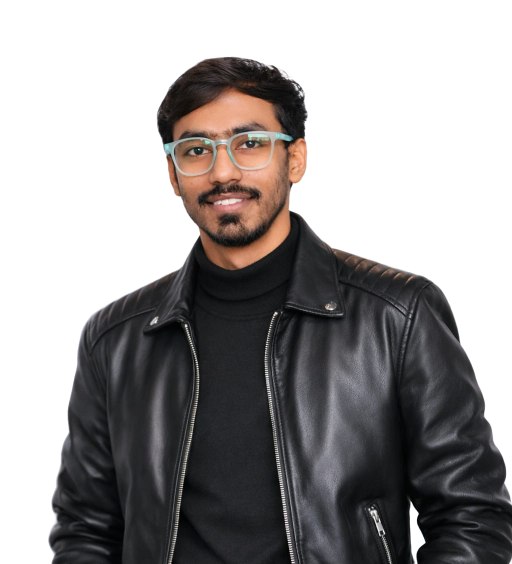
#> input picture assets/profile-banner/portrait.png, 1024 x 1128 px (shown at 1/2 size)
$ python generate.py
#> lines starting #> are read from the running program, lines starting #| are printed output that depends on the picture; after the words box and inside, x2 and y2 are one past the last pixel; in counts of white or black regions, pixels touching at a corner belong together
#!/usr/bin/env python3
"""Generate the animated terminal-style profile banner (dark + light SVGs).

Reads assets/profile-banner/portrait.png (RGBA, transparent background) and
dithers it at native 300x340 panel resolution (Floyd-Steinberg, serpentine)
after histogram-equalization + unsharp-masking, so facial detail survives
against the dark hair/jacket. Most of those dots are static (merged into
compact horizontal-run SVG paths for a small file); a small "traveller"
subset is animated (cx/cy, index-paired via the Hungarian algorithm) so it
periodically morphs into a generic "</>" glyph and back while the static
bulk fades out/in around it. Fully self contained: no JS, no external
resources.

Run with the venv created for this script (has numpy + Pillow + scipy):
    ./.venv-banner/bin/python scripts/banner/generate.py
"""

from __future__ import annotations

import argparse
from dataclasses import dataclass
from pathlib import Path

import numpy as np
from PIL import Image, ImageDraw, ImageEnhance, ImageFilter, ImageOps
from scipy.optimize import linear_sum_assignment
from scipy.spatial.distance import cdist

ROOT = Path(__file__).resolve().parents[2]
ASSETS_DIR = ROOT / "assets" / "profile-banner"
SOURCE_IMAGE = ASSETS_DIR / "portrait.png"

PANEL_W, PANEL_H = 300, 340
TRAVELLER_COUNT = 800
SEED = 20260922

CANVAS_W = 920
CANVAS_H = 520

INFO_ROWS = [
    ("Subject", "Gaurav"),
    ("Role", "Software Engineer"),
    ("Languages", "Python · Java · C++ · TypeScript"),
    ("Frontend", "React · Next.js · Tailwind"),
    ("Backend", "Node · Express · FastAPI"),
    ("AI", "ML · RAG · LLMs · AI Agents"),
    ("Data", "PostgreSQL · MongoDB · Vector DBs"),
    ("Infra", "Git · Docker · GitHub Actions"),
    ("GitHub", "orewagaurav"),
]

MONO_STACK = "'JetBrains Mono','Fira Code',ui-monospace,Menlo,Consolas,monospace"


@dataclass
class Theme:
    name: str
    bg: str
    panel_bg: str
    border: str
    border_soft: str
    text_primary: str
    text_secondary: str
    text_dim: str
    accent_cyan: str
    dot_color: str
    ok_color: str
    live_color: str
    shadow: str
    select_bright: bool  # dark theme draws dots on the photo's LIT pixels


DARK = Theme(
    name="dark", bg="#060810", panel_bg="#0a0d18", border="#232a3d",
    border_soft="#161b2b", text_primary="#e7e9f5", text_secondary="#8b93b0",
    text_dim="#5a6182", accent_cyan="#39e6e0", dot_color="#b0a0ff",
    ok_color="#4ade80", live_color="#ff4d5a", shadow="#02050b", select_bright=True,
)

LIGHT = Theme(
    name="light", bg="#f8f8fc", panel_bg="#ffffff", border="#dcdce6",
    border_soft="#ececf3", text_primary="#1a1b2c", text_secondary="#565b76",
    text_dim="#9a9fb8", accent_cyan="#0e9aa3", dot_color="#221c3d",
    ok_color="#1f9d55", live_color="#e0293a", shadow="#aab7c4", select_bright=False,
)


# ---------------------------------------------------------------------------
# Photo -> dithered dot grid
# ---------------------------------------------------------------------------

def crop_to_bust(im: Image.Image) -> Image.Image:
    """Head-to-upper-chest framing, then fit to the panel aspect."""
    w, h = im.size
    target_ratio = PANEL_H / PANEL_W
    bust_h = int(h * 0.60)
    sub_w = int(bust_h / target_ratio)
    if sub_w > w:
        sub_w = w
        bust_h = int(sub_w * target_ratio)
    left = (w - sub_w) // 2
    return im.crop((left, 0, left + sub_w, bust_h)).resize((PANEL_W, PANEL_H), Image.LANCZOS)


def floyd_steinberg(gray: np.ndarray) -> np.ndarray:
    """Serpentine 1-bit dither; True where a pixel quantizes to white."""
    work = gray.astype(np.float32) / 255.0
    out = np.zeros_like(work, dtype=bool)
    h, w = work.shape
    for y in range(h):
        left_to_right = y % 2 == 0
        xs = range(w) if left_to_right else range(w - 1, -1, -1)
        step = 1 if left_to_right else -1
        for x in xs:
            old = work[y, x]
            new = 1.0 if old >= 0.5 else 0.0
            out[y, x] = bool(new)
            err = old - new
            nx = x + step
            if 0 <= nx < w:
                work[y, nx] += err * 7 / 16
            if y + 1 < h:
                if 0 <= x - step < w:
                    work[y + 1, x - step] += err * 3 / 16
                work[y + 1, x] += err * 5 / 16
                if 0 <= nx < w:
                    work[y + 1, nx] += err * 1 / 16
    return out


def dither_portrait(theme: Theme) -> np.ndarray:
    """Return an (N, 2) array of active-dot grid coordinates for one theme."""
    crop = crop_to_bust(Image.open(SOURCE_IMAGE).convert("RGBA"))
    alpha = np.asarray(crop.getchannel("A"), dtype=np.float32) / 255.0

    if theme.select_bright:
        gray = np.asarray(ImageOps.grayscale(crop.convert("RGB")), dtype=np.float32)
        prepared = Image.fromarray(np.uint8(np.clip(gray * alpha, 0, 255)), "L")
        mask = Image.fromarray(np.uint8((alpha > 0.08) * 255), "L")
        prepared = ImageOps.equalize(prepared, mask=mask)
    else:
        white = Image.new("RGBA", crop.size, "white")
        white.alpha_composite(crop)
        prepared = ImageOps.grayscale(white.convert("RGB"))
        prepared = ImageOps.autocontrast(prepared, cutoff=1)

    prepared = ImageEnhance.Contrast(prepared).enhance(1.35)
    prepared = prepared.filter(ImageFilter.UnsharpMask(radius=2, percent=170, threshold=1))

    bits = floyd_steinberg(np.asarray(prepared))
    active = bits if theme.select_bright else ~bits
    if theme.select_bright:
        active &= alpha > 0.08

    ys, xs = np.where(active)
    return np.column_stack((xs, ys)).astype(np.float32)


def code_glyph_points(count: int, seed: int) -> np.ndarray:
    """Uniform-random sample inside a hand-drawn '</>' glyph mask."""
    mask = Image.new("L", (PANEL_W, PANEL_H), 0)
    draw = ImageDraw.Draw(mask)
    cx, cy = PANEL_W / 2, PANEL_H / 2
    stroke = int(PANEL_W * 0.052)
    span_y = PANEL_H * 0.16

    def chevron(vertex_x: float, arm_x: float) -> None:
        draw.line([(arm_x, cy - span_y), (vertex_x, cy), (arm_x, cy + span_y)],
                   fill=255, width=stroke, joint="curve")

    chevron(cx - PANEL_W * 0.32, cx - PANEL_W * 0.17)
    chevron(cx + PANEL_W * 0.32, cx + PANEL_W * 0.17)
    draw.line([(cx - PANEL_W * 0.045, cy + PANEL_H * 0.23), (cx + PANEL_W * 0.045, cy - PANEL_H * 0.23)],
               fill=255, width=int(stroke * 0.85))

    ys, xs = np.where(np.asarray(mask) > 127)
    rng = np.random.default_rng(seed)
    chosen = rng.choice(len(xs), count, replace=len(xs) < count)
    return np.column_stack((xs[chosen], ys[chosen])).astype(np.float32)


def hungarian_pair(source: np.ndarray, target: np.ndarray) -> np.ndarray:
    """Reorder target to minimize total squared travel distance from source."""
    rows, cols = linear_sum_assignment(cdist(source, target, metric="sqeuclidean"))
    ordered = np.empty_like(target)
    ordered[rows] = target[cols]
    return ordered


# ---------------------------------------------------------------------------
# Compact static-dot path encoding
# ---------------------------------------------------------------------------

def point_path(points: np.ndarray, ox: float, oy: float) -> str:
    """Merge same-row adjacent dots into 'Mx yh<run>' commands."""
    if not len(points):
        return ""
    ordered = sorted({(int(x), int(y)) for x, y in points}, key=lambda p: (p[1], p[0]))
    chunks: list[str] = []
    i = 0
    while i < len(ordered):
        x0, y = ordered[i]
        x1 = x0
        i += 1
        while i < len(ordered) and ordered[i][1] == y and ordered[i][0] <= x1 + 1:
            x1 = ordered[i][0]
            i += 1
        chunks.append(f"M{ox + x0:.1f} {oy + y:.1f}h{x1 - x0 + 1}")
    return "".join(chunks)


# ---------------------------------------------------------------------------
# SVG assembly
# ---------------------------------------------------------------------------

def esc(text: str) -> str:
    return text.replace("&", "&amp;").replace("<", "&lt;").replace(">", "&gt;")


def text_width(text: str, font_size: float) -> float:
    """Approximate width of monospace text, for textLength + leader placement."""
    return len(text) * font_size * 0.6


def dotted_leader(x1: float, x2: float, y: float, step: float = 5.0) -> str:
    if x2 <= x1:
        return ""
    xs = np.arange(x1, x2, step)
    return "".join(f"M{x:.1f} {y:.1f}h1" for x in xs)


def build_svg(theme: Theme, portrait: np.ndarray, icon: np.ndarray, cycle_seconds: float) -> str:
    left_x, left_y = 18, 60
    portrait_x = left_x + 12
    portrait_y = left_y + 28
    right_x = left_x + 336
    header_h = 40
    footer_y = int(portrait_y + PANEL_H + 46)

    rng = np.random.default_rng(SEED)
    n = min(TRAVELLER_COUNT, len(portrait))
    traveller_idx = rng.choice(len(portrait), n, replace=False)
    traveller_src = portrait[traveller_idx]
    bulk = np.delete(portrait, traveller_idx, axis=0)
    traveller_dst = hungarian_pair(traveller_src, icon[:n])

    parts: list[str] = []
    parts.append(
        f'<svg xmlns="http://www.w3.org/2000/svg" viewBox="0 0 {CANVAS_W} {CANVAS_H}" '
        f'width="{CANVAS_W}" height="{CANVAS_H}" role="img" '
        f'aria-label="Gaurav Kumar developer profile, terminal-style animated banner">'
        f'<title>profile.sh --live — Gaurav Kumar</title>'
        f'<style>text{{font-family:{MONO_STACK};}}</style>'
        '<defs>'
        f'<filter id="shadow-{theme.name}" x="-20%" y="-20%" width="140%" height="150%">'
        f'<feDropShadow dx="0" dy="6" stdDeviation="8" flood-color="{theme.shadow}" flood-opacity=".3"/>'
        '</filter>'
        f'<filter id="glow-{theme.name}" x="-100%" y="-100%" width="300%" height="300%">'
        '<feGaussianBlur stdDeviation="2.5" result="b"/>'
        f'<feFlood flood-color="{theme.live_color}" flood-opacity=".45"/>'
        '<feComposite in2="b" operator="in"/>'
        '<feMerge><feMergeNode/><feMergeNode in="SourceGraphic"/></feMerge>'
        '</filter>'
        '</defs>'
    )
    parts.append(
        f'<rect x="1" y="1" width="{CANVAS_W - 2}" height="{CANVAS_H - 2}" rx="10" '
        f'fill="{theme.bg}" stroke="{theme.border}" stroke-width="1.5" filter="url(#shadow-{theme.name})"/>'
    )

    parts.append(f'<line x1="0" y1="{header_h}" x2="{CANVAS_W}" y2="{header_h}" stroke="{theme.border_soft}"/>')
    for i, color in enumerate(["#ff5f56", "#ffbd2e", "#27c93f"]):
        parts.append(f'<circle cx="{24 + i * 18}" cy="{header_h / 2}" r="5.5" fill="{color}"/>')
    parts.append(f'<text x="88" y="{header_h / 2 + 5}" font-size="13" fill="{theme.text_secondary}">profile.sh --live</text>')
    parts.append(
        f'<text x="{CANVAS_W - 20}" y="{header_h / 2 + 5}" font-size="12" fill="{theme.text_dim}" text-anchor="end">@orewagaurav</text>'
    )
    parts.append(
        f'<g filter="url(#glow-{theme.name})"><circle cx="{CANVAS_W - 190}" cy="{header_h / 2 + 1}" r="3.5" fill="{theme.live_color}">'
        f'<animate attributeName="opacity" values="1;.35;1" dur="1.6s" repeatCount="indefinite"/>'
        f'</circle></g>'
        f'<text x="{CANVAS_W - 180}" y="{header_h / 2 + 5}" font-size="11.5" fill="{theme.live_color}" '
        f'font-weight="700" letter-spacing="1">LIVE</text>'
    )

    parts.append(
        f'<line x1="{right_x - 18}" y1="{header_h + 1}" x2="{right_x - 18}" y2="{footer_y}" stroke="{theme.border_soft}"/>'
    )
    parts.append(f'<line x1="0" y1="{footer_y}" x2="{CANVAS_W}" y2="{footer_y}" stroke="{theme.border_soft}"/>')
    parts.append(f'<text x="{left_x}" y="{left_y + 12}" font-size="11" letter-spacing="1.5" fill="{theme.accent_cyan}">VISUAL.MAP</text>')

    clip_id = f"portraitClip-{theme.name}"
    parts.append(
        f'<clipPath id="{clip_id}"><rect x="{portrait_x}" y="{portrait_y}" width="{PANEL_W}" height="{PANEL_H}" rx="4"/></clipPath>'
    )
    parts.append(
        f'<rect x="{portrait_x}" y="{portrait_y}" width="{PANEL_W}" height="{PANEL_H}" rx="4" '
        f'fill="{theme.panel_bg}" stroke="{theme.border}" stroke-width="1"/>'
    )

    # Timeline (fractions of the cycle): hold portrait, morph out, hold icon, morph back.
    kt = [0.0, 0.34, 0.40, 0.66, 0.72, 1.0]
    key_times = ";".join(str(t) for t in kt)
    bulk_opacity = "1;1;0;0;1;1"

    parts.append(f'<g clip-path="url(#{clip_id})" shape-rendering="crispEdges">')

    # Static bulk layer: everything except the animated traveller subset.
    parts.append(
        f'<path d="{point_path(bulk, portrait_x, portrait_y)}" fill="none" '
        f'stroke="{theme.dot_color}" stroke-width="1">'
        f'<animate attributeName="opacity" keyTimes="{key_times}" values="{bulk_opacity}" '
        f'dur="{cycle_seconds}s" repeatCount="indefinite"/>'
        f'</path>'
    )

    # Animated traveller layer: morphs into the glyph and back.
    parts.append(f'<g fill="{theme.dot_color}">')
    for (px, py), (ix, iy) in zip(traveller_src, traveller_dst):
        cx0, cy0 = portrait_x + px + 0.5, portrait_y + py + 0.5
        cx1, cy1 = portrait_x + ix + 0.5, portrait_y + iy + 0.5
        vx = f"{cx0:.1f};{cx0:.1f};{cx1:.1f};{cx1:.1f};{cx0:.1f};{cx0:.1f}"
        vy = f"{cy0:.1f};{cy0:.1f};{cy1:.1f};{cy1:.1f};{cy0:.1f};{cy0:.1f}"
        parts.append(
            f'<circle cx="{cx0:.1f}" cy="{cy0:.1f}" r="1.1">'
            f'<animate attributeName="cx" keyTimes="{key_times}" values="{vx}" dur="{cycle_seconds}s" repeatCount="indefinite"/>'
            f'<animate attributeName="cy" keyTimes="{key_times}" values="{vy}" dur="{cycle_seconds}s" repeatCount="indefinite"/>'
            f'</circle>'
        )
    parts.append('</g>')
    parts.append('</g>')

    bracket = 14
    for cx, cy, hx, hy in [
        (portrait_x, portrait_y, 1, 1),
        (portrait_x + PANEL_W, portrait_y, -1, 1),
        (portrait_x, portrait_y + PANEL_H, 1, -1),
        (portrait_x + PANEL_W, portrait_y + PANEL_H, -1, -1),
    ]:
        parts.append(
            f'<path d="M{cx + hx * bracket:.1f} {cy:.1f} L{cx:.1f} {cy:.1f} L{cx:.1f} {cy + hy * bracket:.1f}" '
            f'fill="none" stroke="{theme.accent_cyan}" stroke-width="1.6"/>'
        )

    caption_y = portrait_y + PANEL_H + 18
    parts.append(
        f'<text x="{portrait_x + PANEL_W / 2:.1f}" y="{caption_y}" font-size="10.5" text-anchor="middle" '
        f'fill="{theme.text_dim}" letter-spacing="1">300&#215;340 / 1-BIT</text>'
    )
    parts.append(
        f'<text x="{left_x}" y="{footer_y - 12}" font-size="10" fill="{theme.text_dim}">'
        f'PTS {len(portrait)} &#183; FS/SERPENTINE</text>'
    )

    parts.append(f'<text x="{right_x}" y="{left_y + 12}" font-size="11" letter-spacing="1.5" fill="{theme.accent_cyan}">SYSTEM.INFO</text>')
    row_y = left_y + 46
    row_gap = (portrait_y + PANEL_H - row_y) / (len(INFO_ROWS) - 1)
    value_right = CANVAS_W - 18
    font_size = 13
    for label, value in INFO_ROWS:
        value_w = text_width(value, font_size)
        label_w = text_width(label, font_size)
        leader_start = right_x + label_w + 10
        leader_end = value_right - value_w - 10
        parts.append(
            f'<text x="{right_x}" y="{row_y}" font-size="{font_size}" fill="{theme.text_secondary}">{esc(label)}</text>'
        )
        parts.append(
            f'<path d="{dotted_leader(leader_start, leader_end, row_y - 4)}" '
            f'fill="none" stroke="{theme.border}" stroke-width="1" shape-rendering="crispEdges"/>'
        )
        parts.append(
            f'<text x="{value_right}" y="{row_y}" text-anchor="end" fill="{theme.text_primary}" '
            f'font-size="{font_size}" textLength="{value_w:.1f}" lengthAdjust="spacingAndGlyphs">{esc(value)}</text>'
        )
        row_y += row_gap

    parts.append(
        f'<circle cx="20" cy="{footer_y + 17}" r="3.5" fill="{theme.ok_color}"/>'
        f'<text x="30" y="{footer_y + 21}" font-size="11" fill="{theme.text_secondary}" letter-spacing="0.5">ALL SYSTEMS NOMINAL</text>'
    )
    parts.append(
        f'<text x="{CANVAS_W - 20}" y="{footer_y + 21}" font-size="11" fill="{theme.text_dim}" text-anchor="end" letter-spacing="1">INDIA NODE</text>'
    )
    parts.append('</svg>')
    return "".join(parts)


def main() -> None:
    parser = argparse.ArgumentParser(description=__doc__)
    parser.add_argument("--cycle-seconds", type=float, default=15.0)
    args = parser.parse_args()

    if not SOURCE_IMAGE.exists():
        raise SystemExit(f"Source photo not found: {SOURCE_IMAGE}")

    for theme in (DARK, LIGHT):
        print(f"dithering {theme.name}...")
        portrait = dither_portrait(theme)
#> in crop_to_bust, `w, h = im.size`: w = 1024; h = 1128
#> in crop_to_bust, `bust_h = int(h * 0.60)`: bust_h = 676
#> in crop_to_bust, `sub_w = int(bust_h / target_ratio)`: sub_w = 596
#> in crop_to_bust, `left = (w - sub_w) // 2`: left = 214
#> in crop_to_bust, `return im.crop((left, 0, left + sub_w, bust_h)).resize((PANEL_W, PANEL..`:
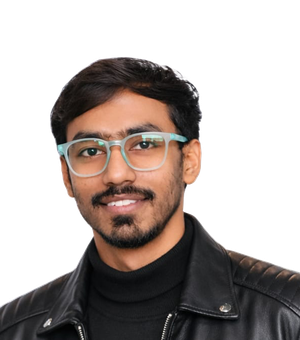
#> returned value: PIL image 300x340 RGBA; mean R, G, B, A 44.2, 35.6, 32.1, 118.9; transparent parts drawn white
#> in dither_portrait, `alpha = np.asarray(crop.getchannel("A"), dtype=np.float32) / 255.0`:
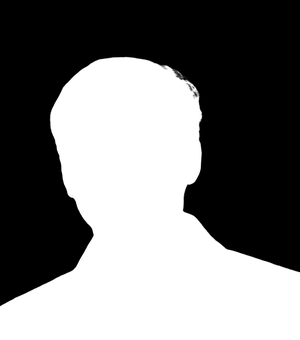
#> alpha: shape (340, 300) float32; min 0, max 1, mean 0.466
#> in dither_portrait, `gray = np.asarray(ImageOps.grayscale(crop.convert("RGB")), dtype=np.fl..`:
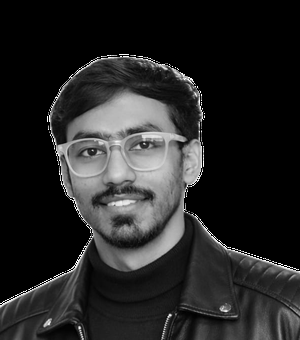
#> gray: shape (340, 300) float32; min 0, max 255, mean 37.7
#> in dither_portrait, `mask = Image.fromarray(np.uint8((alpha > 0.08) * 255), "L")`:
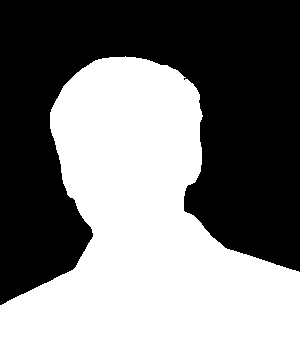
#> mask: PIL image 300x340 L; 47% white; 1 white region, box (x1, y1, x2, y2) and area: (0, 56, 300, 340) 47987
#> in dither_portrait, `prepared = prepared.filter(ImageFilter.UnsharpMask(radius=2, percent=1..`:
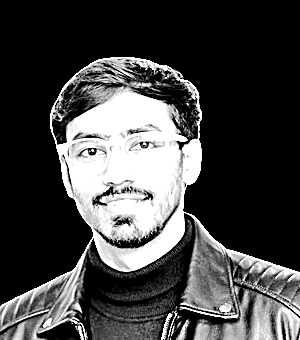
#> prepared: PIL image 300x340 L; min 0, max 255, mean 68.5
#> after the loop in floyd_steinberg, `for y in range(h):`:
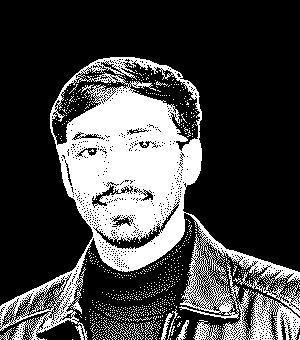
#> out: shape (340, 300) bool; 26.9% white; 827 white regions (817 under 20 px), largest, box (x1, y1, x2, y2) and area: (0, 57, 300, 340) 25589, (161, 313, 173, 340) 100, (176, 320, 189, 340) 93
#> after the loop in floyd_steinberg, `for y in range(h):`:
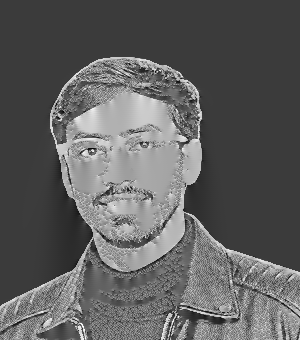
#> work: shape (340, 300) float32; min -0.418, max 1.36, mean 0.251; drawn with min black and max white
#> portrait = 27389 pairs, first value 0 to 299, second value 57 to 339
        icon = code_glyph_points(max(TRAVELLER_COUNT, 1), seed=SEED + 1)
#> in code_glyph_points, `mask = Image.new("L", (PANEL_W, PANEL_H), 0)`: mask: PIL image 300x340 L; every value is 0
#> in code_glyph_points, `ys, xs = np.where(np.asarray(mask) > 127)`: ys = 5766 values from 90 to 249; xs = 5766 values, max 252 at index 2795, min 47 at index 2796, mean 149.6
#> in code_glyph_points, `chosen = rng.choice(len(xs), count, replace=len(xs) < count)`: chosen = 800 values, max 5757 at index 653, min 6 at index 355, mean 2838
#> icon = 800 pairs, first value 47 to 251, second value 91 to 247
        print(f"  {len(portrait)} portrait dots, {min(TRAVELLER_COUNT, len(portrait))} travellers")
#|   27389 portrait dots, 800 travellers

        svg = build_svg(theme, portrait, icon, args.cycle_seconds)
#> in build_svg, `n = min(TRAVELLER_COUNT, len(portrait))`: n = 800
#> in build_svg, `traveller_idx = rng.choice(len(portrait), n, replace=False)`: traveller_idx = 800 values, max 27365 at index 90, min 56 at index 122, mean 13406.3
#> in build_svg, `traveller_src = portrait[traveller_idx]`: traveller_src = 800 pairs, first value 0 to 299, second value 58 to 339
#> in build_svg, `bulk = np.delete(portrait, traveller_idx, axis=0)`: bulk = 26589 pairs, first value 0 to 299, second value 57 to 339
#> in hungarian_pair, `rows, cols = linear_sum_assignment(cdist(source, target, metric="sqeuc..`: rows = 800 values from 0 to 799; cols = 800 values, max 799 at index 207, min 0 at index 590, mean 399.5
#> in build_svg, `traveller_dst = hungarian_pair(traveller_src, icon[:n])`: traveller_dst has the same summary as icon in main
#> in point_path, `ordered = sorted({(int(x), int(y)) for x, y in points}, key=lambda p: ..`: ordered = 26589 items
#> the loop in point_path, `while i < len(ordered):` made 7419 passes
#> (x0, y) on passes 1 to 3: (110, 57), (103, 58), (135, 58)
#> after the loop in point_path, `while i < len(ordered):`: chunks = 7419 items, first 6: 'M140.0 145.0h25', 'M133.0 146.0h31', 'M165.0 146.0h5', 'M128.0 147.0h14', 'M143.0 147.0h6', 'M151.0 147.0h1'; i = 26589
#> the loop in build_svg, `for (px, py), (ix, iy) in zip(traveller_src, traveller_dst):` made 800 passes
#> (px, py, ix, iy, cx0, cy0, cx1, cy1) on passes 1 to 3: (144, 266, 142, 225, 174.5, 354.5, 172.5, 313.5), (183, 160, 223, 138, 213.5, 248.5, 253.5, 226.5), (62, 147, 57, 160, 92.5, 235.5, 87.5, 248.5)
        out_path = ASSETS_DIR / f"banner-{theme.name}.svg"
        out_path.write_text(svg, encoding="utf-8")
        print(f"wrote {out_path} ({len(svg) / 1024:.1f} KiB)")
#| wrote assets/profile-banner/banner-dark.svg (383.3 KiB)


if __name__ == "__main__":
    main()
